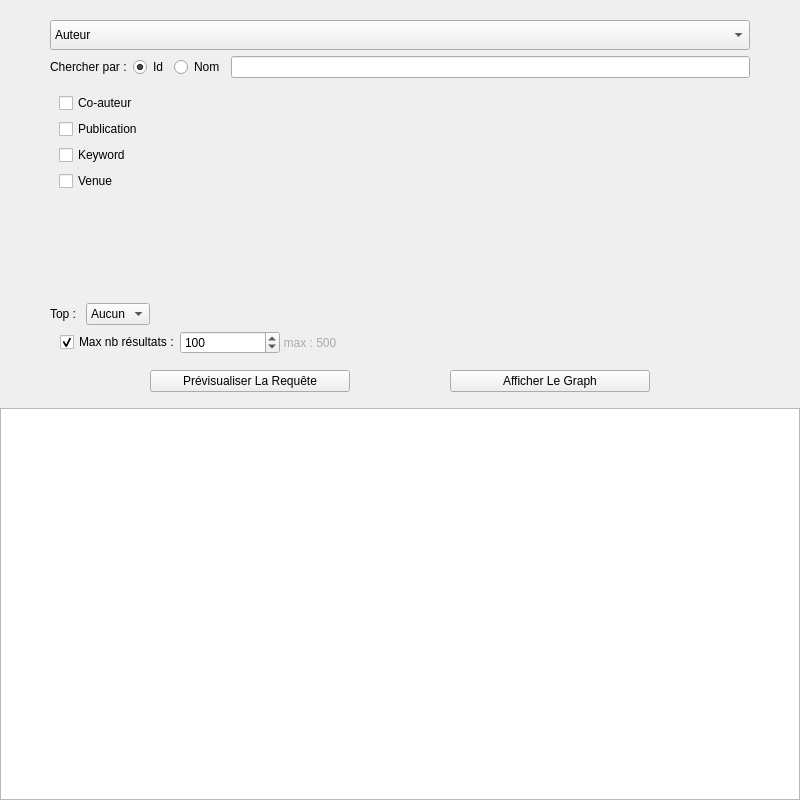
<?xml version="1.0" encoding="UTF-8"?>
<ui version="4.0">
 <class>RequestWindow</class>
 <widget class="QMainWindow" name="RequestWindow">
  <property name="enabled">
   <bool>true</bool>
  </property>
  <property name="geometry">
   <rect>
    <x>0</x>
    <y>0</y>
    <width>800</width>
    <height>800</height>
   </rect>
  </property>
  <property name="sizePolicy">
   <sizepolicy hsizetype="Fixed" vsizetype="Fixed">
    <horstretch>0</horstretch>
    <verstretch>0</verstretch>
   </sizepolicy>
  </property>
  <property name="minimumSize">
   <size>
    <width>800</width>
    <height>800</height>
   </size>
  </property>
  <property name="maximumSize">
   <size>
    <width>800</width>
    <height>800</height>
   </size>
  </property>
  <property name="windowTitle">
   <string>DataViz</string>
  </property>
  <property name="windowIcon">
   <iconset>
    <normaloff>icon.ico</normaloff>icon.ico</iconset>
  </property>
  <property name="toolButtonStyle">
   <enum>Qt::ToolButtonIconOnly</enum>
  </property>
  <widget class="QWidget" name="MainGrid">
   <layout class="QVBoxLayout" name="verticalLayout_3">
    <property name="leftMargin">
     <number>0</number>
    </property>
    <property name="topMargin">
     <number>0</number>
    </property>
    <property name="rightMargin">
     <number>0</number>
    </property>
    <property name="bottomMargin">
     <number>0</number>
    </property>
    <item>
     <layout class="QVBoxLayout" name="verticalLayout">
      <item>
       <layout class="QHBoxLayout" name="horizontalLayout">
        <property name="leftMargin">
         <number>50</number>
        </property>
        <property name="topMargin">
         <number>20</number>
        </property>
        <property name="rightMargin">
         <number>50</number>
        </property>
        <property name="bottomMargin">
         <number>10</number>
        </property>
        <item>
         <layout class="QVBoxLayout" name="verticalLayout_2">
          <item>
           <widget class="QComboBox" name="TableSelector">
            <property name="sizePolicy">
             <sizepolicy hsizetype="Preferred" vsizetype="Fixed">
              <horstretch>0</horstretch>
              <verstretch>0</verstretch>
             </sizepolicy>
            </property>
            <property name="minimumSize">
             <size>
              <width>0</width>
              <height>30</height>
             </size>
            </property>
            <property name="maximumSize">
             <size>
              <width>16777215</width>
              <height>16777215</height>
             </size>
            </property>
            <item>
             <property name="text">
              <string>Auteur</string>
             </property>
            </item>
            <item>
             <property name="text">
              <string>Publication</string>
             </property>
            </item>
            <item>
             <property name="text">
              <string>Venue</string>
             </property>
            </item>
            <item>
             <property name="text">
              <string>Mot Clé</string>
             </property>
            </item>
           </widget>
          </item>
          <item>
           <layout class="QHBoxLayout" name="horizontalLayout_3">
            <item>
             <widget class="QLabel" name="label">
              <property name="text">
               <string>Chercher par :</string>
              </property>
             </widget>
            </item>
            <item>
             <widget class="QRadioButton" name="RButtonIdSelect">
              <property name="text">
               <string>Id</string>
              </property>
              <property name="checked">
               <bool>true</bool>
              </property>
             </widget>
            </item>
            <item>
             <widget class="QRadioButton" name="RButtonNameSelect">
              <property name="text">
               <string>Nom</string>
              </property>
             </widget>
            </item>
            <item>
             <widget class="QLineEdit" name="SingleSelectorInput"/>
            </item>
           </layout>
          </item>
          <item>
           <widget class="QStackedWidget" name="stackedWidget">
            <property name="currentIndex">
             <number>0</number>
            </property>
            <widget class="QWidget" name="page_autor">
             <layout class="QVBoxLayout" name="verticalLayout_4">
              <item>
               <widget class="QCheckBox" name="AutorCheck">
                <property name="text">
                 <string>Co-auteur</string>
                </property>
               </widget>
              </item>
              <item>
               <widget class="QCheckBox" name="PublicationCheck">
                <property name="text">
                 <string>Publication</string>
                </property>
               </widget>
              </item>
              <item>
               <widget class="QCheckBox" name="KeywordCheck">
                <property name="text">
                 <string>Keyword</string>
                </property>
               </widget>
              </item>
              <item>
               <widget class="QCheckBox" name="VenueCheck">
                <property name="text">
                 <string>Venue</string>
                </property>
               </widget>
              </item>
              <item>
               <spacer name="verticalSpacer_3">
                <property name="orientation">
                 <enum>Qt::Vertical</enum>
                </property>
                <property name="sizeHint" stdset="0">
                 <size>
                  <width>20</width>
                  <height>40</height>
                 </size>
                </property>
               </spacer>
              </item>
             </layout>
            </widget>
            <widget class="QWidget" name="page_publication">
             <layout class="QVBoxLayout" name="verticalLayout_5">
              <item>
               <widget class="QCheckBox" name="AutorCheck_2">
                <property name="text">
                 <string>Auteur</string>
                </property>
               </widget>
              </item>
              <item>
               <widget class="QCheckBox" name="PublicationCheck_2">
                <property name="text">
                 <string>Publication</string>
                </property>
               </widget>
              </item>
              <item>
               <widget class="QCheckBox" name="KeywordCheck_2">
                <property name="text">
                 <string>Keyword</string>
                </property>
               </widget>
              </item>
              <item>
               <widget class="QCheckBox" name="VenueCheck_2">
                <property name="text">
                 <string>Venue</string>
                </property>
               </widget>
              </item>
              <item>
               <layout class="QHBoxLayout" name="horizontalLayout_7">
                <item>
                 <widget class="QLabel" name="label_6">
                  <property name="text">
                   <string>Catégorie : </string>
                  </property>
                 </widget>
                </item>
                <item>
                 <widget class="QComboBox" name="CategorySelector">
                  <item>
                   <property name="text">
                    <string>Aucune</string>
                   </property>
                  </item>
                  <item>
                   <property name="text">
                    <string>Article</string>
                   </property>
                  </item>
                  <item>
                   <property name="text">
                    <string>Collection</string>
                   </property>
                  </item>
                  <item>
                   <property name="text">
                    <string>Livre</string>
                   </property>
                  </item>
                 </widget>
                </item>
                <item>
                 <spacer name="horizontalSpacer_4">
                  <property name="orientation">
                   <enum>Qt::Horizontal</enum>
                  </property>
                  <property name="sizeHint" stdset="0">
                   <size>
                    <width>40</width>
                    <height>20</height>
                   </size>
                  </property>
                 </spacer>
                </item>
               </layout>
              </item>
              <item>
               <layout class="QHBoxLayout" name="horizontalLayout_5">
                <property name="sizeConstraint">
                 <enum>QLayout::SetDefaultConstraint</enum>
                </property>
                <item>
                 <widget class="QCheckBox" name="YearCheck">
                  <property name="text">
                   <string>Année</string>
                  </property>
                 </widget>
                </item>
                <item>
                 <widget class="QLabel" name="label_3">
                  <property name="sizePolicy">
                   <sizepolicy hsizetype="Minimum" vsizetype="Preferred">
                    <horstretch>0</horstretch>
                    <verstretch>0</verstretch>
                   </sizepolicy>
                  </property>
                  <property name="maximumSize">
                   <size>
                    <width>12</width>
                    <height>16777215</height>
                   </size>
                  </property>
                  <property name="text">
                   <string>de</string>
                  </property>
                 </widget>
                </item>
                <item>
                 <widget class="QSpinBox" name="MinYearSelector">
                  <property name="enabled">
                   <bool>false</bool>
                  </property>
                  <property name="minimum">
                   <number>1900</number>
                  </property>
                  <property name="maximum">
                   <number>2020</number>
                  </property>
                 </widget>
                </item>
                <item>
                 <widget class="QLabel" name="label_4">
                  <property name="sizePolicy">
                   <sizepolicy hsizetype="Minimum" vsizetype="Preferred">
                    <horstretch>0</horstretch>
                    <verstretch>0</verstretch>
                   </sizepolicy>
                  </property>
                  <property name="maximumSize">
                   <size>
                    <width>8</width>
                    <height>16777215</height>
                   </size>
                  </property>
                  <property name="text">
                   <string>à</string>
                  </property>
                  <property name="alignment">
                   <set>Qt::AlignCenter</set>
                  </property>
                 </widget>
                </item>
                <item>
                 <widget class="QSpinBox" name="MaxYearSelector">
                  <property name="enabled">
                   <bool>false</bool>
                  </property>
                  <property name="minimum">
                   <number>1900</number>
                  </property>
                  <property name="maximum">
                   <number>2020</number>
                  </property>
                  <property name="value">
                   <number>2020</number>
                  </property>
                 </widget>
                </item>
                <item>
                 <spacer name="horizontalSpacer_2">
                  <property name="orientation">
                   <enum>Qt::Horizontal</enum>
                  </property>
                  <property name="sizeHint" stdset="0">
                   <size>
                    <width>40</width>
                    <height>20</height>
                   </size>
                  </property>
                 </spacer>
                </item>
               </layout>
              </item>
              <item>
               <spacer name="verticalSpacer_2">
                <property name="orientation">
                 <enum>Qt::Vertical</enum>
                </property>
                <property name="sizeHint" stdset="0">
                 <size>
                  <width>20</width>
                  <height>40</height>
                 </size>
                </property>
               </spacer>
              </item>
             </layout>
            </widget>
            <widget class="QWidget" name="page_venue">
             <layout class="QVBoxLayout" name="verticalLayout_6">
              <item>
               <widget class="QCheckBox" name="AutorCheck_3">
                <property name="text">
                 <string>Auteur</string>
                </property>
               </widget>
              </item>
              <item>
               <widget class="QCheckBox" name="PublicationCheck_3">
                <property name="text">
                 <string>Publication</string>
                </property>
               </widget>
              </item>
              <item>
               <widget class="QCheckBox" name="KeywordCheck_3">
                <property name="text">
                 <string>Keyword</string>
                </property>
               </widget>
              </item>
              <item>
               <spacer name="verticalSpacer_4">
                <property name="orientation">
                 <enum>Qt::Vertical</enum>
                </property>
                <property name="sizeHint" stdset="0">
                 <size>
                  <width>20</width>
                  <height>40</height>
                 </size>
                </property>
               </spacer>
              </item>
             </layout>
            </widget>
            <widget class="QWidget" name="page_keywords">
             <layout class="QVBoxLayout" name="verticalLayout_7">
              <item>
               <widget class="QCheckBox" name="AutorCheck_4">
                <property name="text">
                 <string>Auteur</string>
                </property>
               </widget>
              </item>
              <item>
               <widget class="QCheckBox" name="PublicationCheck_4">
                <property name="text">
                 <string>Publication</string>
                </property>
               </widget>
              </item>
              <item>
               <widget class="QCheckBox" name="VenueCheck_4">
                <property name="text">
                 <string>Venue</string>
                </property>
               </widget>
              </item>
              <item>
               <spacer name="verticalSpacer_5">
                <property name="orientation">
                 <enum>Qt::Vertical</enum>
                </property>
                <property name="sizeHint" stdset="0">
                 <size>
                  <width>20</width>
                  <height>40</height>
                 </size>
                </property>
               </spacer>
              </item>
             </layout>
            </widget>
           </widget>
          </item>
          <item>
           <layout class="QHBoxLayout" name="horizontalLayout_6">
            <item>
             <widget class="QLabel" name="label_5">
              <property name="text">
               <string>Top : </string>
              </property>
             </widget>
            </item>
            <item>
             <widget class="QComboBox" name="TopTypeSelector">
              <item>
               <property name="text">
                <string>Aucun</string>
               </property>
              </item>
              <item>
               <property name="text">
                <string>+</string>
               </property>
              </item>
              <item>
               <property name="text">
                <string>-</string>
               </property>
              </item>
             </widget>
            </item>
            <item>
             <spacer name="horizontalSpacer_3">
              <property name="orientation">
               <enum>Qt::Horizontal</enum>
              </property>
              <property name="sizeHint" stdset="0">
               <size>
                <width>40</width>
                <height>20</height>
               </size>
              </property>
             </spacer>
            </item>
           </layout>
          </item>
          <item>
           <layout class="QHBoxLayout" name="horizontalLayout_4">
            <property name="spacing">
             <number>0</number>
            </property>
            <property name="leftMargin">
             <number>10</number>
            </property>
            <property name="rightMargin">
             <number>10</number>
            </property>
            <item>
             <widget class="QCheckBox" name="LimitResultCheck">
              <property name="maximumSize">
               <size>
                <width>120</width>
                <height>16777215</height>
               </size>
              </property>
              <property name="text">
               <string>Max nb résultats : </string>
              </property>
              <property name="checked">
               <bool>true</bool>
              </property>
              <property name="tristate">
               <bool>false</bool>
              </property>
             </widget>
            </item>
            <item>
             <widget class="QSpinBox" name="MaxResultSelector">
              <property name="enabled">
               <bool>true</bool>
              </property>
              <property name="sizePolicy">
               <sizepolicy hsizetype="Fixed" vsizetype="Fixed">
                <horstretch>0</horstretch>
                <verstretch>0</verstretch>
               </sizepolicy>
              </property>
              <property name="minimumSize">
               <size>
                <width>100</width>
                <height>0</height>
               </size>
              </property>
              <property name="maximumSize">
               <size>
                <width>100</width>
                <height>16777215</height>
               </size>
              </property>
              <property name="minimum">
               <number>1</number>
              </property>
              <property name="maximum">
               <number>500</number>
              </property>
              <property name="value">
               <number>100</number>
              </property>
             </widget>
            </item>
            <item>
             <widget class="QLabel" name="label_2">
              <property name="sizePolicy">
               <sizepolicy hsizetype="Minimum" vsizetype="Preferred">
                <horstretch>0</horstretch>
                <verstretch>0</verstretch>
               </sizepolicy>
              </property>
              <property name="minimumSize">
               <size>
                <width>60</width>
                <height>0</height>
               </size>
              </property>
              <property name="styleSheet">
               <string notr="true">color: rgb(171, 171, 171);</string>
              </property>
              <property name="text">
               <string>max : 500</string>
              </property>
              <property name="alignment">
               <set>Qt::AlignCenter</set>
              </property>
             </widget>
            </item>
            <item>
             <spacer name="horizontalSpacer">
              <property name="orientation">
               <enum>Qt::Horizontal</enum>
              </property>
              <property name="sizeHint" stdset="0">
               <size>
                <width>40</width>
                <height>20</height>
               </size>
              </property>
             </spacer>
            </item>
           </layout>
          </item>
          <item>
           <spacer name="verticalSpacer">
            <property name="orientation">
             <enum>Qt::Vertical</enum>
            </property>
            <property name="sizeType">
             <enum>QSizePolicy::Fixed</enum>
            </property>
            <property name="sizeHint" stdset="0">
             <size>
              <width>20</width>
              <height>10</height>
             </size>
            </property>
           </spacer>
          </item>
          <item>
           <layout class="QHBoxLayout" name="horizontalLayout_2">
            <property name="spacing">
             <number>100</number>
            </property>
            <property name="leftMargin">
             <number>100</number>
            </property>
            <property name="rightMargin">
             <number>100</number>
            </property>
            <item>
             <widget class="QPushButton" name="PreviewButton">
              <property name="text">
               <string>Prévisualiser La Requête</string>
              </property>
             </widget>
            </item>
            <item>
             <widget class="QPushButton" name="ShowGraphButton">
              <property name="text">
               <string>Afficher Le Graph</string>
              </property>
             </widget>
            </item>
           </layout>
          </item>
         </layout>
        </item>
       </layout>
      </item>
      <item>
       <widget class="QTableView" name="PreviewTable"/>
      </item>
     </layout>
    </item>
   </layout>
  </widget>
  <action name="actionEnregistrer">
   <property name="text">
    <string>Enregistrer</string>
   </property>
  </action>
  <action name="actionQuitter">
   <property name="text">
    <string>Quitter</string>
   </property>
  </action>
 </widget>
 <resources/>
 <connections>
  <connection>
   <sender>LimitResultCheck</sender>
   <signal>toggled(bool)</signal>
   <receiver>MaxResultSelector</receiver>
   <slot>setEnabled(bool)</slot>
   <hints>
    <hint type="sourcelabel">
     <x>122</x>
     <y>330</y>
    </hint>
    <hint type="destinationlabel">
     <x>232</x>
     <y>325</y>
    </hint>
   </hints>
  </connection>
  <connection>
   <sender>YearCheck</sender>
   <signal>toggled(bool)</signal>
   <receiver>MinYearSelector</receiver>
   <slot>setEnabled(bool)</slot>
   <hints>
    <hint type="sourcelabel">
     <x>115</x>
     <y>205</y>
    </hint>
    <hint type="destinationlabel">
     <x>184</x>
     <y>207</y>
    </hint>
   </hints>
  </connection>
  <connection>
   <sender>YearCheck</sender>
   <signal>toggled(bool)</signal>
   <receiver>MaxYearSelector</receiver>
   <slot>setEnabled(bool)</slot>
   <hints>
    <hint type="sourcelabel">
     <x>115</x>
     <y>205</y>
    </hint>
    <hint type="destinationlabel">
     <x>247</x>
     <y>207</y>
    </hint>
   </hints>
  </connection>
  <connection>
   <sender>TableSelector</sender>
   <signal>currentIndexChanged(int)</signal>
   <receiver>stackedWidget</receiver>
   <slot>setCurrentIndex(int)</slot>
   <hints>
    <hint type="sourcelabel">
     <x>187</x>
     <y>44</y>
    </hint>
    <hint type="destinationlabel">
     <x>645</x>
     <y>118</y>
    </hint>
   </hints>
  </connection>
 </connections>
</ui>
